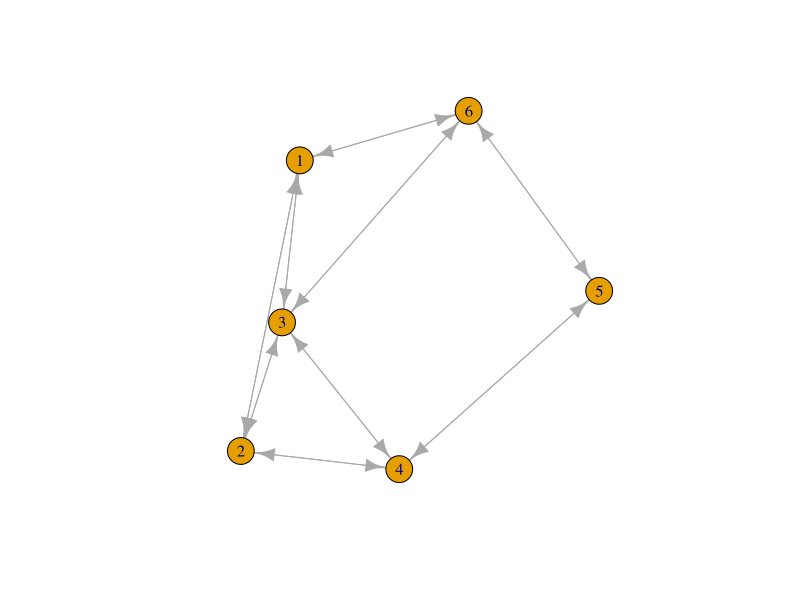

Recreate this plot in R.
library(igraph)
library(reshape2)
wiki_graph <- data.frame(v1=c(1,1,1,2,2,2,3,3,3,3,4,4,4,5,5,6,6,6), 
                         v2=c(2,3,6,1,3,4,1,2,4,6,2,3,5,4,6,1,3,5), 
                         w=c(7,9,14,7,10,15,9,10,11,2,15,11,6,6,9,14,2,9))

dijkstra <- function(graph, init_node) {
z <- acast(graph, graph[,1] ~ graph[,2], value.var = "w")
z[is.na(z)] <- 0
pl2 <- graph.adjacency(z, weighted = TRUE)
plot(pl2)

result <- shortest.paths(pl2, algorithm = "dijkstra")
result <- as.data.frame(result)
result <- result[, init_node]
return(result)
}

dijkstra(wiki_graph, 3)
